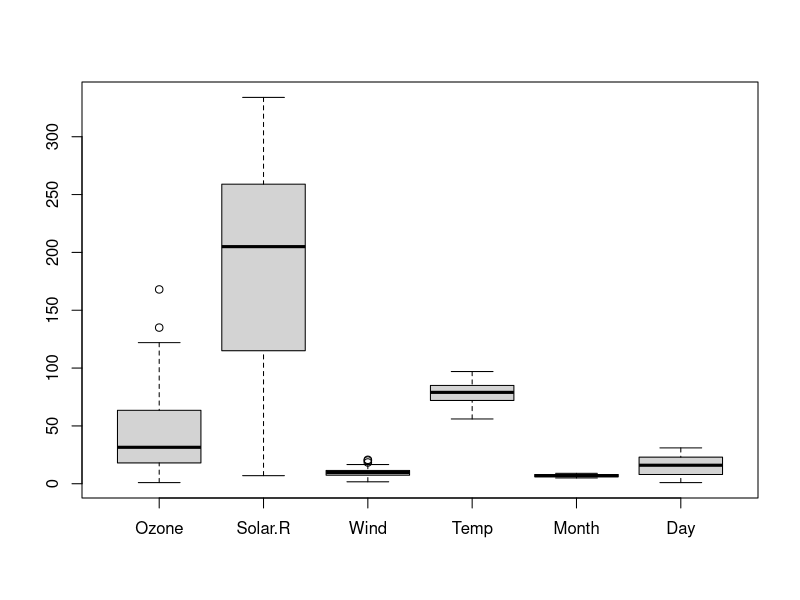
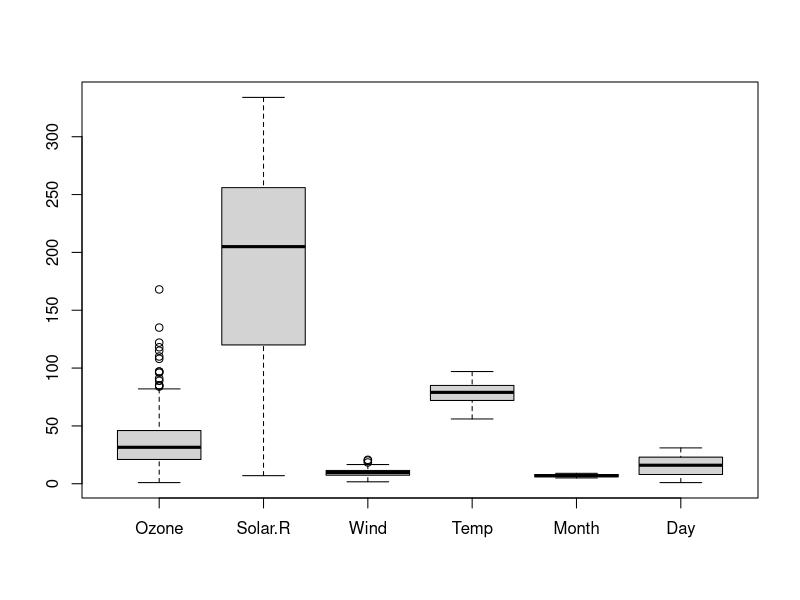

The R source for these figures, in order:
# With this dataset there is N/A values 
head(airquality)

# Showing the two columns that have N/A values
mean(airquality$Ozone)
mean(airquality$Solar.R)

# Using na.rm to remove all N/A values 
mean(airquality$Ozone, na.rm = TRUE)
mean(airquality$Solar.R, na.rm = TRUE)

# The boxplot shows a clear visual of the irregular data
summary(airquality)
boxplot(airquality)

# Removing irregularities with is.na()
New_df = airquality
New_df$Ozone = ifelse(is.na(New_df$Ozone),
                      median(New_df$Ozone,
                             na.rm = TRUE),
                      New_df$Ozone)
summary(New_df)

# Same code but with Solar.R instead of Ozone 
New_df$Solar.R = ifelse(is.na(New_df$Solar.R),
                        median(New_df$Solar.R,
                               na.rm = TRUE),
                        New_df$Solar.R)

summary(New_df)

# Clean data
head(New_df)

# Boxplot to show that there are no errors
boxplot(New_df)


